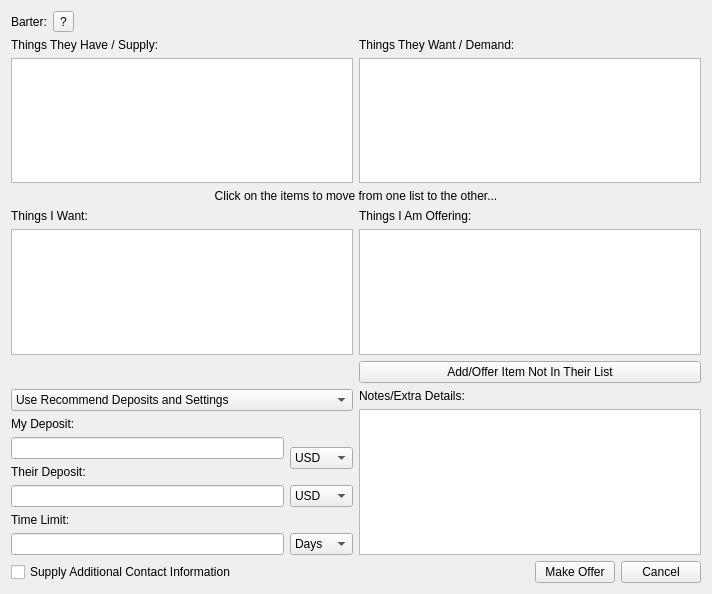
<?xml version="1.0" encoding="UTF-8"?>
<ui version="4.0">
 <class>Form</class>
 <widget class="QWidget" name="Form">
  <property name="geometry">
   <rect>
    <x>0</x>
    <y>0</y>
    <width>712</width>
    <height>594</height>
   </rect>
  </property>
  <property name="windowTitle">
   <string>Form</string>
  </property>
  <layout class="QGridLayout" name="gridLayout_3">
   <item row="1" column="0" colspan="2">
    <layout class="QGridLayout" name="gridLayout_2">
     <item row="0" column="0">
      <layout class="QVBoxLayout" name="verticalLayout_4">
       <item>
        <widget class="QLabel" name="TheirSupply">
         <property name="text">
          <string>Things They Have / Supply:</string>
         </property>
        </widget>
       </item>
       <item>
        <widget class="QListWidget" name="TheirSupplyBox"/>
       </item>
      </layout>
     </item>
     <item row="0" column="1">
      <layout class="QVBoxLayout" name="verticalLayout_3">
       <item>
        <widget class="QLabel" name="TheirDemand">
         <property name="text">
          <string>Things They Want / Demand:</string>
         </property>
        </widget>
       </item>
       <item>
        <widget class="QListWidget" name="TheirDemandBox"/>
       </item>
      </layout>
     </item>
     <item row="1" column="0" colspan="2">
      <widget class="QLabel" name="ClickItem">
       <property name="text">
        <string>Click on the items to move from one list to the other...</string>
       </property>
       <property name="alignment">
        <set>Qt::AlignCenter</set>
       </property>
      </widget>
     </item>
     <item row="2" column="0">
      <layout class="QVBoxLayout" name="verticalLayout">
       <item>
        <widget class="QLabel" name="MyDemand">
         <property name="text">
          <string>Things I Want:</string>
         </property>
        </widget>
       </item>
       <item>
        <widget class="QListWidget" name="MyDemandBox"/>
       </item>
      </layout>
     </item>
     <item row="2" column="1">
      <layout class="QVBoxLayout" name="verticalLayout_2">
       <item>
        <widget class="QLabel" name="MySupply">
         <property name="text">
          <string>Things I Am Offering:</string>
         </property>
        </widget>
       </item>
       <item>
        <widget class="QListWidget" name="MySupplyBox"/>
       </item>
      </layout>
     </item>
     <item row="3" column="1">
      <widget class="QPushButton" name="MyOfferNotInList">
       <property name="text">
        <string>Add/Offer Item Not In Their List</string>
       </property>
      </widget>
     </item>
    </layout>
   </item>
   <item row="2" column="0">
    <layout class="QGridLayout" name="gridLayout">
     <item row="0" column="0" colspan="2">
      <widget class="QComboBox" name="DepositSettings8">
       <item>
        <property name="text">
         <string>Use Recommend Deposits and Settings</string>
        </property>
       </item>
       <item>
        <property name="text">
         <string>Custom Deposits</string>
        </property>
       </item>
      </widget>
     </item>
     <item row="1" column="0">
      <widget class="QLabel" name="MyDepositText8">
       <property name="text">
        <string>My Deposit:</string>
       </property>
      </widget>
     </item>
     <item row="2" column="0">
      <widget class="QLineEdit" name="MyDepositBox8">
       <property name="text">
        <string/>
       </property>
      </widget>
     </item>
     <item row="2" column="1" rowspan="2">
      <widget class="QComboBox" name="MyDepositUSD8">
       <item>
        <property name="text">
         <string>USD</string>
        </property>
       </item>
       <item>
        <property name="text">
         <string>Coins</string>
        </property>
       </item>
      </widget>
     </item>
     <item row="3" column="0">
      <widget class="QLabel" name="TheirDepositText8">
       <property name="text">
        <string>Their Deposit:</string>
       </property>
      </widget>
     </item>
     <item row="4" column="0">
      <widget class="QLineEdit" name="TheirDepositBox8">
       <property name="text">
        <string/>
       </property>
      </widget>
     </item>
     <item row="4" column="1">
      <widget class="QComboBox" name="TheirDepositUSD8">
       <item>
        <property name="text">
         <string>USD</string>
        </property>
       </item>
       <item>
        <property name="text">
         <string>Coins</string>
        </property>
       </item>
      </widget>
     </item>
     <item row="5" column="0">
      <widget class="QLabel" name="TimeLimitText8">
       <property name="text">
        <string>Time Limit:</string>
       </property>
      </widget>
     </item>
     <item row="6" column="0">
      <widget class="QLineEdit" name="TimeLimitBox8"/>
     </item>
     <item row="6" column="1">
      <widget class="QComboBox" name="TimeLimitDays8">
       <item>
        <property name="text">
         <string>Days</string>
        </property>
       </item>
       <item>
        <property name="text">
         <string>Hours</string>
        </property>
       </item>
      </widget>
     </item>
    </layout>
   </item>
   <item row="2" column="1">
    <layout class="QVBoxLayout" name="verticalLayout_5">
     <item>
      <widget class="QLabel" name="Notes8">
       <property name="text">
        <string>Notes/Extra Details:</string>
       </property>
      </widget>
     </item>
     <item>
      <widget class="QTextEdit" name="NotesBox8">
       <property name="sizePolicy">
        <sizepolicy hsizetype="Expanding" vsizetype="Expanding">
         <horstretch>1</horstretch>
         <verstretch>1</verstretch>
        </sizepolicy>
       </property>
      </widget>
     </item>
    </layout>
   </item>
   <item row="3" column="0">
    <layout class="QHBoxLayout" name="horizontalLayout_2">
     <item>
      <widget class="QCheckBox" name="SupplyAdditional8">
       <property name="text">
        <string>Supply Additional Contact Information</string>
       </property>
      </widget>
     </item>
     <item>
      <spacer name="horizontalSpacer_2">
       <property name="orientation">
        <enum>Qt::Horizontal</enum>
       </property>
       <property name="sizeHint" stdset="0">
        <size>
         <width>40</width>
         <height>20</height>
        </size>
       </property>
      </spacer>
     </item>
    </layout>
   </item>
   <item row="3" column="1">
    <layout class="QHBoxLayout" name="horizontalLayout">
     <item>
      <spacer name="horizontalSpacer">
       <property name="orientation">
        <enum>Qt::Horizontal</enum>
       </property>
       <property name="sizeHint" stdset="0">
        <size>
         <width>40</width>
         <height>20</height>
        </size>
       </property>
      </spacer>
     </item>
     <item>
      <widget class="QPushButton" name="MakeOfferBarter">
       <property name="text">
        <string>Make Offer</string>
       </property>
      </widget>
     </item>
     <item>
      <widget class="QPushButton" name="CancelBarter">
       <property name="text">
        <string>Cancel</string>
       </property>
      </widget>
     </item>
    </layout>
   </item>
   <item row="0" column="0" colspan="2">
    <layout class="QHBoxLayout" name="horizontalLayout_3">
     <item>
      <widget class="QLabel" name="BarterOfferText">
       <property name="text">
        <string>Barter:</string>
       </property>
      </widget>
     </item>
     <item>
      <widget class="QToolButton" name="ExplainBarterOffer">
       <property name="toolTip">
        <string>Help</string>
       </property>
       <property name="text">
        <string>?</string>
       </property>
       <property name="iconSize">
        <size>
         <width>20</width>
         <height>20</height>
        </size>
       </property>
      </widget>
     </item>
     <item>
      <spacer name="horizontalSpacer_3">
       <property name="orientation">
        <enum>Qt::Horizontal</enum>
       </property>
       <property name="sizeHint" stdset="0">
        <size>
         <width>40</width>
         <height>20</height>
        </size>
       </property>
      </spacer>
     </item>
    </layout>
   </item>
  </layout>
 </widget>
 <resources>
  <include location="../../../NEW UI/Halo.qrc"/>
 </resources>
 <connections/>
</ui>
